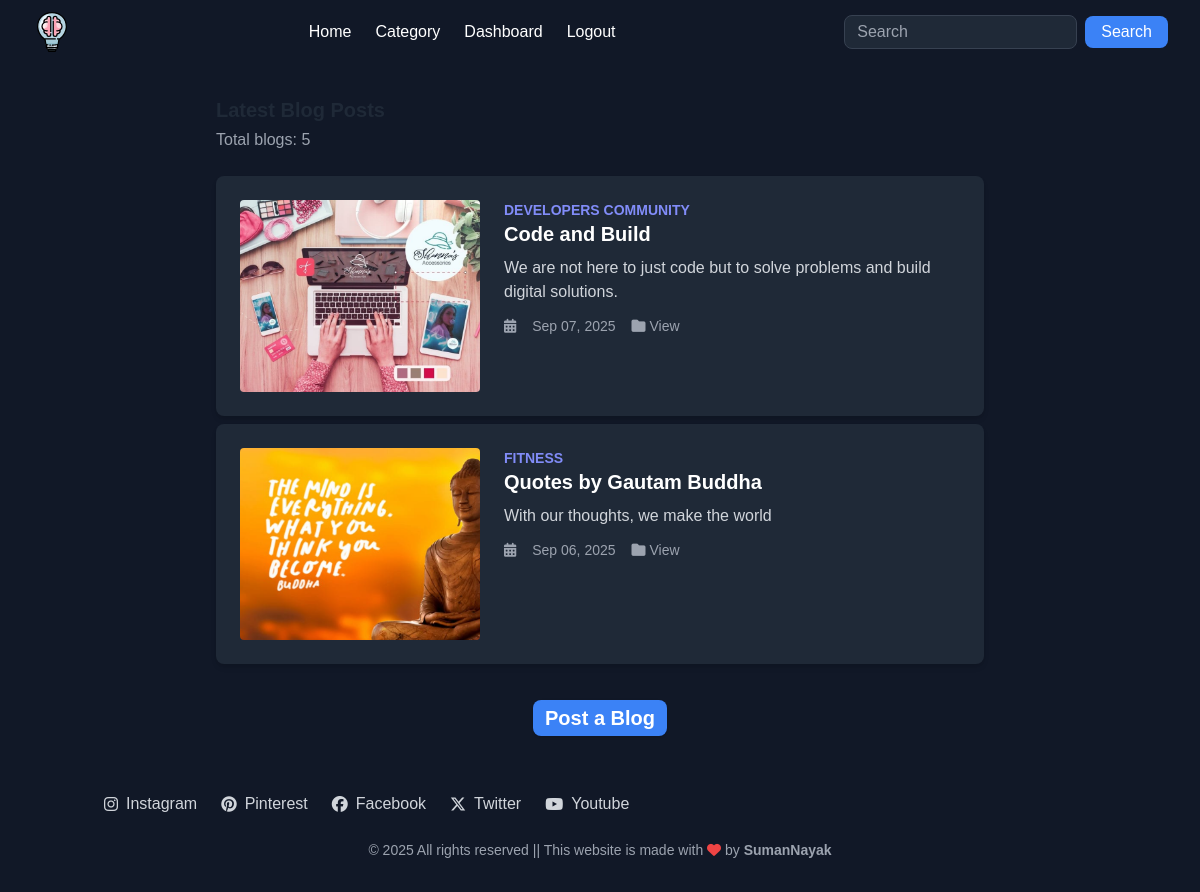
The page / on the database its author committed.
### post/models.py (models this page shows, shortened)
class Catblog(models.Model):
    category = models.ForeignKey(Category, on_delete=models.CASCADE)
    slug=models.CharField(max_length=150,null=False,blank=False)
    title=models.CharField(max_length=150,null=False,blank=False)
    blog_image=models.ImageField(upload_to=get_image_path,null=True,blank=True)
    small_description=models.CharField(max_length= 250,null=False,blank=False)
    descriptions=models.TextField(max_length= 500,null=False,blank=False)
    author = models.ForeignKey(User,on_delete=models.CASCADE)
    status=models.BooleanField(default=False,help_text="0=default,1=Trending")
    trending=models.BooleanField(default=False,help_text="0=default,1=Trending")
    tag=models.CharField(max_length=150,null=False,blank=False)
    meta_title=models.CharField(max_length=150,null=False,blank=False)
    meta_keywords=models.CharField(max_length=150,null=False,blank=False)
    created_at=models.DateTimeField(auto_now_add=True)
    class Meta:
        ordering = ('-created_at',)

class Category(models.Model):
    slug=models.CharField(max_length=150,null=False,blank=False)
    name=models.CharField(max_length=150,null=False,blank=False)
    image=models.ImageField(upload_to=get_file_path,null=True,blank=True)
    descriptions=models.TextField(max_length= 500,null=False,blank=False)
    status=models.BooleanField(default=False,help_text="0=default,1=Trending")
    meta_title=models.CharField(max_length=150,null=False,blank=False)
    meta_keywords=models.CharField(max_length=150,null=False,blank=False)
    created_at=models.DateTimeField(auto_now_add=True)
    def __str__(self):
        return str(self.name)

### post/views.py (the view)
# urls.py: path('', views.index,name='home'),
def index(request):
    query = request.GET.get("q")  # search query
    cat = Catblog.objects.all()
    if query:
        cat = cat.filter(
            Q(meta_keywords__icontains=query) |
            Q(slug__icontains=query) |
            Q(title__icontains=query)  # optional if you want to include title
        )
    if request.method == "POST":
        form = PostForm(request.POST, request.FILES)
        if form.is_valid():
            post = form.save(commit=False)
            post.author = request.user
            post.save()
            form.save_m2m()
            messages.success(request, "Post created successfully!")
            return redirect("/")
        else:
            messages.error(request, "Please correct the errors below.")
    else:
        form = PostForm()
    context = {
        "cat": cat,
        "form": form
    }
    return render(request, 'index.html', context)

### templates/index.html (shortened to what this page needs)
{% extends 'base.html' %}
{% load crispy_forms_tags %}
{% load static %}
{% block content %}
  <div class="flex-1 p-6 bg-gray-900">
  <div class="max-w-3xl mx-auto">
    <h2 class="text-xl font-bold mb-1 mt-2 flex justify-between items-center text-gray-800 dark:text-gray-100">
      </h2>
    <p class="text-gray-400 mb-6">Total blogs: {{ cat.count }}</p>
    {% for c in cat|slice:":2" %}
    <div class="bg-gray-800 p-6 rounded-lg shadow-md mb-2">
      <div class="flex flex-col md:flex-row">
        <div class="md:w-1/3 h-48 bg-cover bg-center rounded"
             style="background-image: url('{{ c.blog_image.url }}');"></div>
        <div class="md:w-2/3 md:pl-6 mt-4 md:mt-0">
          <div class="text-sm text-indigo-400 font-semibold uppercase">
            {{ c.category.name }}
          </div>
          <h3 class="text-xl font-bold mb-2 text-white">{{ c.title }}</h3>
          <p class="text-gray-300">{{ c.descriptions|truncatewords:25 }}</p>
          <div class="text-gray-400 mt-3 flex items-center space-x-4 text-sm">
            <i class="fas fa-calendar-alt"></i>
            <span>{{ c.created_at|date:"M d, Y" }}</span>
            <a href="{% url 'blog_view' c.category.slug c.slug %}" class="hover:text-blue-400"><i class="fas fa-folder"></i> View</a>
          </div>
        </div>
      </div>
    </div>
    {% empty %}
      <p class="text-gray-400">No results found for "{{ request.GET.q }}"</p>
    {% endfor %}
  </div>
</div>
<h2 class="text-xl font-bold mb-6 mt-1 flex justify-center items-center text-gray-800 dark:text-gray-100">
  {% if user.is_authenticated %}
    <button
      type="button"
      class="bg-blue-500 hover:bg-blue-600 text-white py-2 px-6 rounded-lg shadow transition-transform hover:scale-105"
      onclick="openAccordionAndScroll('accordionForm')">
      Post a Blog
    </button>
  {% else %}
    <a href="{% url 'login' %}"
       class="bg-blue-500 hover:bg-blue-600 text-white py-1 px-3 rounded-lg shadow transition-transform hover:scale-105">
      Post a Blog
    </a>
  {% endif %}
</h2>
 {% endblock %}

### templates/base.html (style rules this page uses)
body { font-family: 'Poppins', sans-serif; }

### rows shown on the page
Catblog: blog_image (picture), category.name "DEVELOPERS COMMUNITY", title "Code and Build", descriptions "We are not here to just code but to solve problems and build digital solutions.", created_at "Sep 07, 2025"
Catblog: blog_image (picture), category.name "FITNESS", title "Quotes by Gautam Buddha", descriptions "With our thoughts, we make the world", created_at "Sep 06, 2025"

### other values the page prints
{{ cat.count }} "5"
